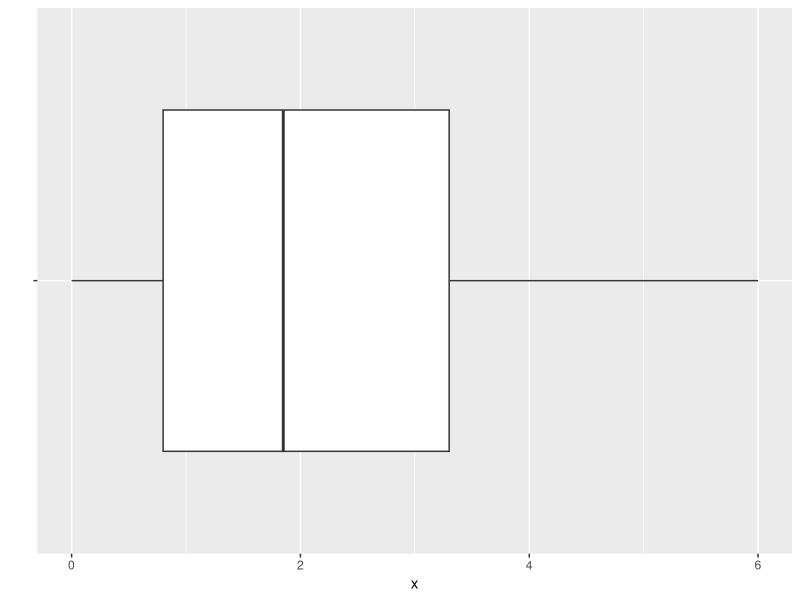
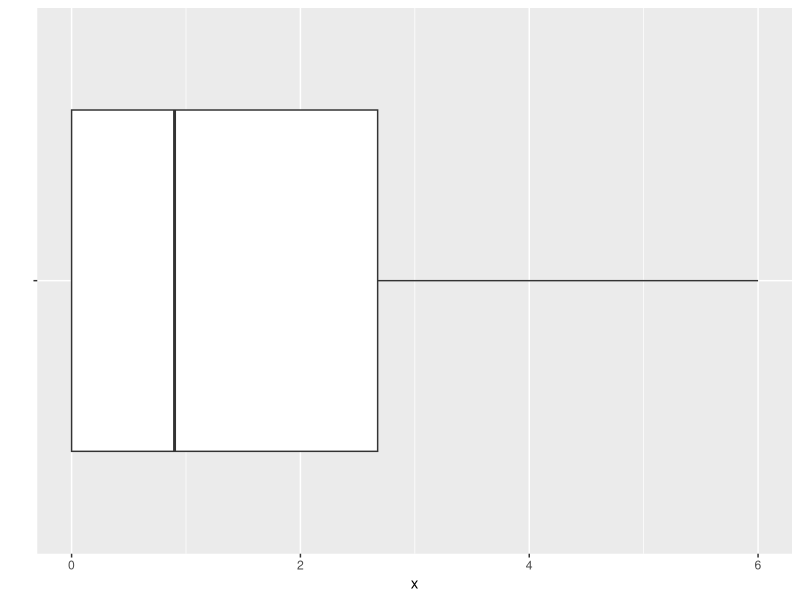

Write the R code that produced these figures, in order.
## ---- chunk 1
#| label: setup
#| message: false
#| warning: false

library(tidyverse)
## ---- chunk 2
#| label: box-with-no-whiskers-01

gen_x <- function(n, a, b, trunc) {
  x <- c(rep(0,trunc), qbeta((1:n)/(n+1), a, b))
  x <- (x-min(x))/(max(x)-min(x))
  # x[1:(n*trunc)] <- 0
  
  x <- round(6*x, 1)
}

pseudo_boxplot <- function(x) {
  data.frame(x, g=" ") |>
    ggplot() +
    aes(g, x) +
    geom_boxplot() +
    xlab(" ") +
    coord_flip() 
}

a <- 1
b <- 5

x1 <- gen_x(n=9, a=a, b=b, trunc=1)
sort(x1)
## ---- chunk 3
pseudo_boxplot(x1)
## ---- chunk 4
#| label: box-with-no-whiskers-02

x2 <- gen_x(n=6, a=a, b=b, trunc=4)
sort(x2)
## ---- chunk 5

pseudo_boxplot(x2)
## ---- chunk 6
quantile(x1)
## ---- chunk 7
quantile(x2)
